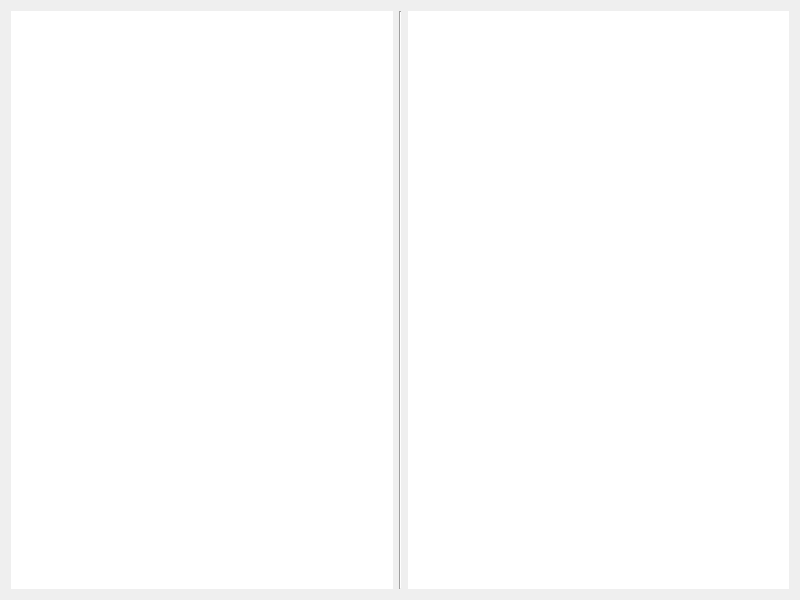
<?xml version="1.0" encoding="UTF-8"?>
<ui version="4.0">
 <class>SMLConsoleDialog</class>
 <widget class="QDialog" name="SMLConsoleDialog">
  <property name="geometry">
   <rect>
    <x>0</x>
    <y>0</y>
    <width>800</width>
    <height>600</height>
   </rect>
  </property>
  <property name="windowTitle">
   <string>Консоль</string>
  </property>
  <property name="windowIcon">
   <iconset resource="resources/images.qrc">
    <normaloff>:/new/prefix1/images/SystemTests.png</normaloff>:/new/prefix1/images/SystemTests.png</iconset>
  </property>
  <layout class="QGridLayout" name="gridLayout">
   <item row="0" column="0">
    <widget class="Console" name="consolePlainTextEdit">
     <property name="frameShape">
      <enum>QFrame::NoFrame</enum>
     </property>
    </widget>
   </item>
   <item row="0" column="1">
    <widget class="Line" name="line">
     <property name="orientation">
      <enum>Qt::Vertical</enum>
     </property>
    </widget>
   </item>
   <item row="0" column="2">
    <widget class="QPlainTextEdit" name="monitorPlainTextEdit">
     <property name="frameShape">
      <enum>QFrame::NoFrame</enum>
     </property>
     <property name="readOnly">
      <bool>true</bool>
     </property>
    </widget>
   </item>
  </layout>
 </widget>
 <customwidgets>
  <customwidget>
   <class>Console</class>
   <extends>QPlainTextEdit</extends>
   <header>gui/widgets/console.h</header>
  </customwidget>
 </customwidgets>
 <resources>
  <include location="resources/images.qrc"/>
 </resources>
 <connections/>
</ui>
